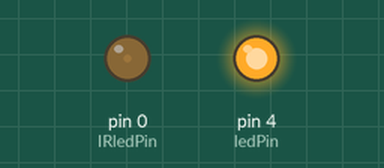
Recording of a sketch running on a simulated Arduino Uno, built with avr-gcc and run on an emulated ATmega328P. Parts: output pins drawn as LEDs (lit = HIGH).

Above: at 1.05 s.
At 6.2 s:
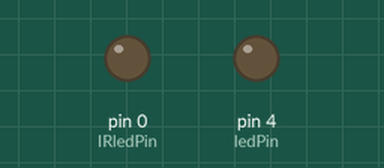
Timing chart, 0 to 7.8 s (numbered marks = the images above):
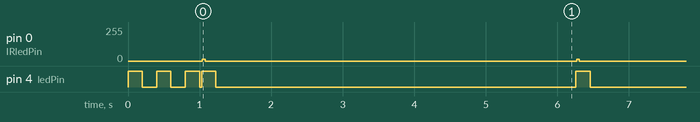

Measured:
- by itself, pin 0 (IRledPin): alternates 12/255 for 0.04 s and 0/255 for 5.2 s
- by itself, pin 4 (ledPin): HIGH → LOW at 0.20 s, → HIGH 0.20 s later, → LOW 0.20 s later, → HIGH 0.20 s later, … (55 changes in this stretch)

The sketch:

IR_transmit_ATTiny.ino
```cpp
/*
IR Transmitter for ATTiny
Antonio Gamba-Bari, Phd Candidte.
Semaphore Lab, Faculty of Information
University of Toronto
April, 2014

This code has been adapted from
http://learn.adafruit.com/ir-sensor
*/

/* ///////////////////////////////
  Configuration
/////////////////////////////// */
// IR LED pin
int IRledPin =  0;

// LED pin
int ledPin =  4;
///////////////////////////////

void setup()   {
  // initialize PINs
  pinMode(IRledPin, OUTPUT);
  pinMode(ledPin, OUTPUT);
  digitalWrite(ledPin, LOW);

  // Blink 3 times informing setup finished.
  digitalWrite(ledPin, HIGH);
  delay(200);  // 1/2 sec
  digitalWrite(ledPin, LOW);
  delay(200);  // 1/2 sec
  digitalWrite(ledPin, HIGH);
  delay(200);  // 1/2 sec
  digitalWrite(ledPin, LOW);
  delay(200);  // 1/2 sec
  digitalWrite(ledPin, HIGH);
  delay(200);  // 1/2 sec
  digitalWrite(ledPin, LOW);
}

void loop()
{
  // up to 50
  testIrPulse1();
//  testIrPulse2();
//  testIrPulse2();
//  testIrPulse4();
  // etc

  // send a IR signal for the IR puse id
//   pulseIrFromArray(IRpulseId);

  // blink LED for confirmation
  digitalWrite(ledPin, LOW);
  digitalWrite(ledPin, HIGH);
  delay(200);
  digitalWrite(ledPin, LOW);

  // Wait 5 sec before sending another IR signal
  delay(5000);
}

// This procedure sends a 38KHz pulse to the IRledPin for a certain # (microsecs) of microseconds.
void pulseIR(long microsecs) {
  // we'll count down from the number of microseconds we are told to wait

  // Turn off any background interrupts
  cli();

  while (microsecs > 0) {
    // 38 kHz is about 13 microseconds high and 13 microseconds low
   digitalWrite(IRledPin, HIGH);  // this takes about 3 microseconds to happen
   delayMicroseconds(10);         // hang out for 10 microseconds, you can also change this to 9 if its not working
   digitalWrite(IRledPin, LOW);   // this also takes about 3 microseconds
   delayMicroseconds(10);         // hang out for 10 microseconds, you can also change this to 9 if its not working

   // so 26 microseconds altogether
   microsecs -= 26;
  }

  // Turn interrupts back on
  sei();
}


void testIrPulse1() {

  pulseIR(500);
  delayMicroseconds(4000);
  pulseIR(500);
  delayMicroseconds(4000);
  pulseIR(2000);
  delayMicroseconds(2000);
  pulseIR(350);
  delayMicroseconds(15000);
  pulseIR(350);
}


void testIrPulse2() {

  pulseIR(700);
  delayMicroseconds(4200);
  pulseIR(700);
  delayMicroseconds(4200);
  pulseIR(2200);
  delayMicroseconds(2200);
  pulseIR(550);
  delayMicroseconds(14700);
  pulseIR(700);
}


void testIrPulse3() {

  pulseIR(900);
  delayMicroseconds(4400);
  pulseIR(900);
  delayMicroseconds(4400);
  pulseIR(2400);
  delayMicroseconds(2400);
  pulseIR(750);
  delayMicroseconds(14400);
  pulseIR(1050);
}


void testIrPulse4() {

  pulseIR(1100);
  delayMicroseconds(4600);
  pulseIR(1100);
  delayMicroseconds(4600);
  pulseIR(2600);
  delayMicroseconds(2600);
  pulseIR(950);
  delayMicroseconds(14100);
  pulseIR(1400);
}


void testIrPulse5() {

  pulseIR(1300);
  delayMicroseconds(4800);
  pulseIR(1300);
  delayMicroseconds(4800);
  pulseIR(2800);
  delayMicroseconds(2800);
  pulseIR(1150);
  delayMicroseconds(13800);
  pulseIR(1750);
}


void testIrPulse6() {

  pulseIR(1500);
  delayMicroseconds(5000);
  pulseIR(1500);
  delayMicroseconds(5000);
  pulseIR(3000);
  delayMicroseconds(3000);
  pulseIR(1350);
  delayMicroseconds(13500);
  pulseIR(2100);
}


void testIrPulse7() {

  pulseIR(1700);
  delayMicroseconds(5200);
  pulseIR(1700);
  delayMicroseconds(5200);
  pulseIR(3200);
  delayMicroseconds(3200);
  pulseIR(1550);
  delayMicroseconds(13200);
  pulseIR(2450);
}


void testIrPulse8() {

  pulseIR(1900);
  delayMicroseconds(5400);
  pulseIR(1900);
  delayMicroseconds(5400);
  pulseIR(3400);
  delayMicroseconds(3400);
  pulseIR(1750);
  delayMicroseconds(12900);
  pulseIR(2800);
}


void testIrPulse9() {

  pulseIR(2100);
  delayMicroseconds(5600);
  pulseIR(2100);
  delayMicroseconds(5600);
  pulseIR(3600);
  delayMicroseconds(3600);
  pulseIR(1950);
  delayMicroseconds(12600);
  pulseIR(3150);
}


void testIrPulse10() {

  pulseIR(2300);
  delayMicroseconds(5800);
  pulseIR(2300);
  delayMicroseconds(5800);
  pulseIR(3800);
  delayMicroseconds(3800);
  pulseIR(2150);
  delayMicroseconds(12300);
  pulseIR(3500);
}


void testIrPulse11() {

  pulseIR(2500);
  delayMicroseconds(6000);
  pulseIR(2500);
  delayMicroseconds(6000);
  pulseIR(4000);
  delayMicroseconds(4000);
  pulseIR(2350);
  delayMicroseconds(12000);
  pulseIR(3850);
}


void testIrPulse12() {

  pulseIR(2700);
  delayMicroseconds(6200);
  pulseIR(2700);
  delayMicroseconds(6200);
  pulseIR(4200);
  delayMicroseconds(4200);
  pulseIR(2550);
  delayMicroseconds(11700);
  pulseIR(4200);
}


void testIrPulse13() {

  pulseIR(2900);
  delayMicroseconds(6400);
  pulseIR(2900);
  delayMicroseconds(6400);
  pulseIR(4400);
  delayMicroseconds(4400);
  pulseIR(2750);
  delayMicroseconds(11400);
  pulseIR(4550);
}


void testIrPulse14() {

  pulseIR(3100);
  delayMicroseconds(6600);
  pulseIR(3100);
  delayMicroseconds(6600);
  pulseIR(4600);
  delayMicroseconds(4600);
  pulseIR(2950);
  delayMicroseconds(11100);
  pulseIR(4900);
}


void testIrPulse15() {

  pulseIR(3300);
  delayMicroseconds(6800);
  pulseIR(3300);
  delayMicroseconds(6800);
  pulseIR(4800);
  delayMicroseconds(4800);
  pulseIR(3150);
  delayMicroseconds(10800);
  pulseIR(5250);
}


void testIrPulse16() {

  pulseIR(3500);
  delayMicroseconds(7000);
  pulseIR(3500);
  delayMicroseconds(7000);
  pulseIR(5000);
  delayMicroseconds(5000);
  pulseIR(3350);
  delayMicroseconds(10500);
  pulseIR(5600);
}


void testIrPulse17() {

  pulseIR(3700);
  delayMicroseconds(7200);
  pulseIR(3700);
  delayMicroseconds(7200);
  pulseIR(5200);
  delayMicroseconds(5200);
  pulseIR(3550);
  delayMicroseconds(10200);
  pulseIR(5950);
}


void testIrPulse18() {

  pulseIR(3900);
  delayMicroseconds(7400);
  pulseIR(3900);
  delayMicroseconds(7400);
  pulseIR(5400);
  delayMicroseconds(5400);
  pulseIR(3750);
  delayMicroseconds(9900);
  pulseIR(6300);
}


void testIrPulse19() {

  pulseIR(4100);
  delayMicroseconds(7600);
  pulseIR(4100);
  delayMicroseconds(7600);
  pulseIR(5600);
  delayMicroseconds(5600);
  pulseIR(3950);
  delayMicroseconds(9600);
  pulseIR(6650);
}


void testIrPulse20() {

  pulseIR(4300);
  delayMicroseconds(7800);
  pulseIR(4300);
  delayMicroseconds(7800);
  pulseIR(5800);
  delayMicroseconds(5800);
  pulseIR(4150);
  delayMicroseconds(9300);
  pulseIR(7000);
}


void testIrPulse21() {

  pulseIR(4500);
  delayMicroseconds(8000);
  pulseIR(4500);
  delayMicroseconds(8000);
  pulseIR(6000);
  delayMicroseconds(6000);
  pulseIR(4350);
  delayMicroseconds(9000);
  pulseIR(7350);
}


void testIrPulse22() {

  pulseIR(4700);
  delayMicroseconds(8200);
  pulseIR(4700);
  delayMicroseconds(8200);
  pulseIR(6200);
  delayMicroseconds(6200);
  pulseIR(4550);
  delayMicroseconds(8700);
  pulseIR(7700);
}


void testIrPulse23() {

  pulseIR(4900);
  delayMicroseconds(8400);
  pulseIR(4900);
  delayMicroseconds(8400);
  pulseIR(6400);
  delayMicroseconds(6400);
  pulseIR(4750);
  delayMicroseconds(8400);
  pulseIR(8050);
}


void testIrPulse24() {

  pulseIR(5100);
  delayMicroseconds(8600);
  pulseIR(5100);
  delayMicroseconds(8600);
  pulseIR(6600);
  delayMicroseconds(6600);
  pulseIR(4950);
  delayMicroseconds(8100);
  pulseIR(8400);
}


void testIrPulse25() {

  pulseIR(5300);
  delayMicroseconds(8800);
  pulseIR(5300);
  delayMicroseconds(8800);
  pulseIR(6800);
  delayMicroseconds(6800);
  pulseIR(5150);
  delayMicroseconds(7800);
  pulseIR(8750);
}


void testIrPulse26() {

  pulseIR(5500);
  delayMicroseconds(9000);
  pulseIR(5500);
  delayMicroseconds(9000);
  pulseIR(7000);
  delayMicroseconds(7000);
  pulseIR(5350);
  delayMicroseconds(7500);
  pulseIR(9100);
}


void testIrPulse27() {

  pulseIR(5700);
  delayMicroseconds(9200);
  pulseIR(5700);
  delayMicroseconds(9200);
  pulseIR(7200);
  delayMicroseconds(7200);
  pulseIR(5550);
  delayMicroseconds(7200);
  pulseIR(9450);
}


void testIrPulse28() {

  pulseIR(5900);
  delayMicroseconds(9400);
  pulseIR(5900);
  delayMicroseconds(9400);
  pulseIR(7400);
  delayMicroseconds(7400);
  pulseIR(5750);
  delayMicroseconds(6900);
  pulseIR(9800);
}


void testIrPulse29() {

  pulseIR(6100);
  delayMicroseconds(9600);
  pulseIR(6100);
  delayMicroseconds(9600);
  pulseIR(7600);
  delayMicroseconds(7600);
  pulseIR(5950);
  delayMicroseconds(6600);
  pulseIR(10150);
}


void testIrPulse30() {

  pulseIR(6300);
  delayMicroseconds(9800);
  pulseIR(6300);
  delayMicroseconds(9800);
  pulseIR(7800);
  delayMicroseconds(7800);
  pulseIR(6150);
  delayMicroseconds(6300);
  pulseIR(10500);
}


void testIrPulse31() {

  pulseIR(6500);
  delayMicroseconds(10000);
  pulseIR(6500);
  delayMicroseconds(10000);
  pulseIR(8000);
  delayMicroseconds(8000);
  pulseIR(6350);
  delayMicroseconds(6000);
  pulseIR(10850);
}


void testIrPulse32() {

  pulseIR(6700);
  delayMicroseconds(10200);
  pulseIR(6700);
  delayMicroseconds(10200);
  pulseIR(8200);
  delayMicroseconds(8200);
  pulseIR(6550);
  delayMicroseconds(5700);
  pulseIR(11200);
}


void testIrPulse33() {

  pulseIR(6900);
  delayMicroseconds(10400);
  pulseIR(6900);
  delayMicroseconds(10400);
  pulseIR(8400);
  delayMicroseconds(8400);
  pulseIR(6750);
  delayMicroseconds(5400);
  pulseIR(11550);
}


void testIrPulse34() {

  pulseIR(7100);
  delayMicroseconds(10600);
  pulseIR(7100);
  delayMicroseconds(10600);
  pulseIR(8600);
  delayMicroseconds(8600);
  pulseIR(6950);
  delayMicroseconds(5100);
  pulseIR(11900);
}


void testIrPulse35() {

  pulseIR(7300);
  delayMicroseconds(10800);
  pulseIR(7300);
  delayMicroseconds(10800);
  pulseIR(8800);
  delayMicroseconds(8800);
  pulseIR(7150);
  delayMicroseconds(4800);
  pulseIR(12250);
}


void testIrPulse36() {

  pulseIR(7500);
  delayMicroseconds(11000);
  pulseIR(7500);
  delayMicroseconds(11000);
  pulseIR(9000);
  delayMicroseconds(9000);
  pulseIR(7350);
  delayMicroseconds(4500);
  pulseIR(12600);
}


void testIrPulse37() {

  pulseIR(7700);
  delayMicroseconds(11200);
  pulseIR(7700);
  delayMicroseconds(11200);
  pulseIR(9200);
  delayMicroseconds(9200);
  pulseIR(7550);
  delayMicroseconds(4200);
  pulseIR(12950);
}


void testIrPulse38() {

  pulseIR(7900);
  delayMicroseconds(11400);
  pulseIR(7900);
  delayMicroseconds(11400);
  pulseIR(9400);
  delayMicroseconds(9400);
  pulseIR(7750);
  delayMicroseconds(3900);
  pulseIR(13300);
}


void testIrPulse39() {

  pulseIR(8100);
  delayMicroseconds(11600);
  pulseIR(8100);
  delayMicroseconds(11600);
  pulseIR(9600);
  delayMicroseconds(9600);
  pulseIR(7950);
  delayMicroseconds(3600);
  pulseIR(13650);
}


void testIrPulse40() {

  pulseIR(8300);
  delayMicroseconds(11800);
  pulseIR(8300);
  delayMicroseconds(11800);
  pulseIR(9800);
  delayMicroseconds(9800);
  pulseIR(8150);
  delayMicroseconds(3300);
  pulseIR(14000);
}


void testIrPulse41() {

  pulseIR(8500);
  delayMicroseconds(12000);
  pulseIR(8500);
  delayMicroseconds(12000);
  pulseIR(10000);
  delayMicroseconds(10000);
  pulseIR(8350);
  delayMicroseconds(3000);
  pulseIR(14350);
}


void testIrPulse42() {

  pulseIR(8700);
  delayMicroseconds(12200);
  pulseIR(8700);
  delayMicroseconds(12200);
  pulseIR(10200);
  delayMicroseconds(10200);
  pulseIR(8550);
  delayMicroseconds(2700);
  pulseIR(14700);
}


void testIrPulse43() {

  pulseIR(8900);
  delayMicroseconds(12400);
  pulseIR(8900);
  delayMicroseconds(12400);
  pulseIR(10400);
  delayMicroseconds(10400);
  pulseIR(8750);
  delayMicroseconds(2400);
  pulseIR(15050);
}


void testIrPulse44() {

  pulseIR(9100);
  delayMicroseconds(12600);
  pulseIR(9100);
  delayMicroseconds(12600);
  pulseIR(10600);
  delayMicroseconds(10600);
  pulseIR(8950);
  delayMicroseconds(2100);
  pulseIR(15400);
}


void testIrPulse45() {

  pulseIR(9300);
  delayMicroseconds(12800);
  pulseIR(9300);
  delayMicroseconds(12800);
  pulseIR(10800);
  delayMicroseconds(10800);
  pulseIR(9150);
  delayMicroseconds(1800);
  pulseIR(15750);
}


void testIrPulse46() {

  pulseIR(9500);
  delayMicroseconds(13000);
  pulseIR(9500);
  delayMicroseconds(13000);
  pulseIR(11000);
  delayMicroseconds(11000);
  pulseIR(9350);
  delayMicroseconds(1500);
  pulseIR(16100);
}


void testIrPulse47() {

  pulseIR(9700);
  delayMicroseconds(13200);
  pulseIR(9700);
  delayMicroseconds(13200);
  pulseIR(11200);
  delayMicroseconds(11200);
  pulseIR(9550);
  delayMicroseconds(1200);
  pulseIR(16450);
}


void testIrPulse48() {

  pulseIR(9900);
  delayMicroseconds(13400);
  pulseIR(9900);
  delayMicroseconds(13400);
  pulseIR(11400);
  delayMicroseconds(11400);
  pulseIR(9750);
  delayMicroseconds(900);
  pulseIR(16800);
}


void testIrPulse49() {

  pulseIR(10100);
  delayMicroseconds(13600);
  pulseIR(10100);
  delayMicroseconds(13600);
  pulseIR(11600);
  delayMicroseconds(11600);
  pulseIR(9950);
  delayMicroseconds(600);
  pulseIR(17150);
}


void testIrPulse50() {

  pulseIR(10300);
  delayMicroseconds(13800);
  pulseIR(10300);
  delayMicroseconds(13800);
  pulseIR(11800);
  delayMicroseconds(11800);
  pulseIR(10150);
  delayMicroseconds(300);
  pulseIR(17500);
}
```
